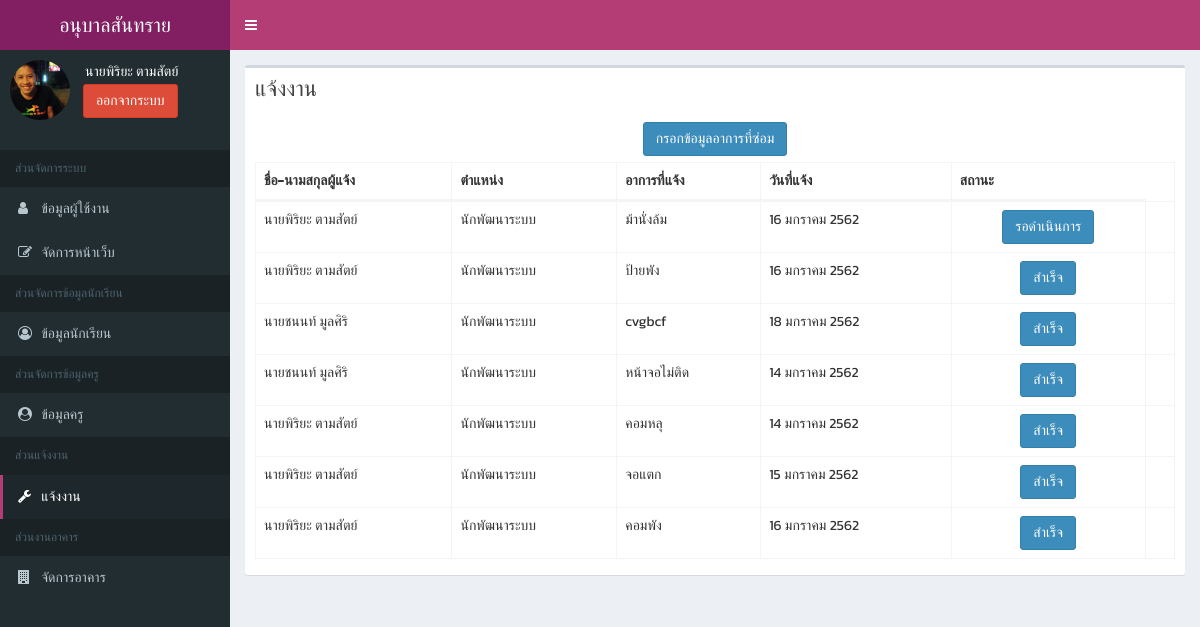
Page /main.php?page=it (signed in) on the committed database.
### tables this page shows
CREATE TABLE `tb_user` (
  `id` int(4) UNSIGNED ZEROFILL NOT NULL,
  `user_teacherID` varchar(13) NOT NULL,
  `user_IDCard` varchar(13) NOT NULL,
  `user_fname` varchar(100) NOT NULL,
  `user_lname` varchar(100) NOT NULL,
  `user_nname` varchar(30) NOT NULL,
  `user_sex` varchar(10) NOT NULL,
  `user_tel` varchar(10) NOT NULL,
  `user_address` text NOT NULL,
  `user_username` varchar(30) NOT NULL,
  `user_password` varchar(30) NOT NULL,
  `user_img` text NOT NULL,
  `user_lood` varchar(3) NOT NULL,
  `user_birdthday` date NOT NULL,
  `user_email` varchar(100) NOT NULL,
  `user_fan` varchar(30) NOT NULL
);

CREATE TABLE `tb_itfix` (
  `id` int(5) UNSIGNED ZEROFILL NOT NULL,
  `itfix_name` text NOT NULL,
  `itfix_position` text NOT NULL,
  `itfix_classroom` text NOT NULL,
  `itfix_room` varchar(255) NOT NULL,
  `itfix_symptom` text NOT NULL,
  `itfix_date` date NOT NULL,
  `itfix_method` text NOT NULL,
  `itfix_status` varchar(50) NOT NULL
);

### class/sansai.class.php (called while the page is built, shortened)
<?php
  class System {
    function showItfix(){
      $sql="SELECT * FROM tb_itfix ORDER BY id DESC";
             global $mysqli;
      $obj = array();
      $res = $mysqli->query($sql) or die("SQL Error: <br>".$sql."<br>".$mysqli->error);
      while ($data = $res->fetch_assoc()) {
        $obj[] = $data;
      }
      return $obj;
    }
    }
 ?>

### class/date.class.php (called while the page is built, shortened)
<?php
$month_name = array( "","มกราคม","กุมภาพันธ์","มีนาคม","เมษายน","พฤษภาคม","มิถุนายน", "กรกฎาคม","สิงหาคม","กันยายน","ตุลาคม","พฤศจิกายน","ธันวาคม");
function DBThaiLongDate($d){
    global $month_name;
    $d1=explode("-",$d);
    return intval($d1[2]) . " " . $month_name[intval($d1[1])] . " " . (intval($d1[0]) + 543);
}

### page/it/main.php (the view)
<?php
  $fuc=new System();
  $itfix = $fuc->showItfix();
?>
<section class="content-header">
  <div class="row">
        <div class="col-xs-12">
          <div class="box">
            <div class="box-header">
              <h3 class="box-title">แจ้งงาน</h3>
            </div>
            <div class="box-body">
              <div class="row" >
                <div class="col-md-12" align="center">
                    <?php include('insert.php'); ?>
                </div>
              </div>
              <table id="example1" class="table table-bordered table-hover">
                <thead>
                <tr>
                  <th>ชื่อ-นามสกุลผู้แจ้ง</th>
                  <th>ตำแหน่ง</th>
                  <th>อาการที่แจ้ง</th>
                  <th>วันที่แจ้ง</th>
                  <th>สถานะ</th>
                </tr>
                </thead>
                <tbody>
                  <?php
                     foreach ($itfix as $showitfix){
                     ?>
                  <tr>
                    <td><?=$showitfix['itfix_name']?></td>
                    <td><?=$showitfix['itfix_position']?></td>
                    <td><?=$showitfix['itfix_symptom']?></td>
                    <td><?=DBThaiLongDate($showitfix['itfix_date'])?></td>
                    <td class="text-center"><a href="main.php?page=edit&id=<?=$showitfix['id']?>"><input type="button"  class="btn btn-primary" value="<?=$showitfix['itfix_status']?>" <?php echo $name_data['user2_rankcheak'] != 'Developers' ? 'disabled' : ''; ?>></a></td>
                    <td></td>
                  </tr>
                  <?php  } ?>
              </tbody>
              </table>
            </div>
          </div>
        </div>
  </div>
</section>

### ux/sideber.php (shortened to what this page needs)
<?php
  $page=$_GET['page'];
  if ($page=='it') { $active_it='active'; }
?>
    <aside class="main-sidebar">
      <section class="sidebar">
        <div class="user-panel">
          <div class="pull-left image">
            <img src="img/<?=$name_data['user_img']?>" class="img-circle" alt="User Image">
          </div>
          <div class="pull-left info">
          <p>&nbsp;&nbsp;&nbsp;&nbsp;&nbsp;<?=$name_data['user_fname']?>&nbsp;<?=$name_data['user_lname']?></p>
              <form  action="logout.php" target="_self" method="post">
					     &nbsp;&nbsp;&nbsp;&nbsp;<input type="submit" name="logoutBtn" value="ออกจากระบบ" class="btn btn-danger ">
				    </form>
          </div>
        </div>
<br>
        <ul class="sidebar-menu" data-widget="tree">
            <li class="header">ส่วนจัดการระบบ</li>
                    <li class="<?=$active_user?>">
                      <a href="main.php?page=user">
                        <i class="fa fa-user"></i> <span>ข้อมูลผู้ใช้งาน</span>
                      </a>
                    </li>
                    <li class="<?=$active_website?>" style="<?php echo $name_data['user2_rankcheak'] != 'Developers' ? 'display:none;' : ''; ?>">
                      <a href="main.php?page=website">
                        <i class="fa fa-edit"></i> <span>จัดการหน้าเว็บ</span>
                      </a>
                    </li>
              <li class="header">ส่วนจัดการข้อมูลนักเรียน</li>
                  <li class="<?=$active_student?>">
                    <a href="main.php?page=student">
                      <i class="fa fa-user-circle-o"></i> <span>ข้อมูลนักเรียน</span>
                    </a>
                  </li>
              <li class="header">ส่วนจัดการข้อมูลครู</li>
                  <li class="<?=$active_teacher?>">
                    <a href="main.php?page=teacher">
                      <i class="fa fa-user-circle"></i> <span>ข้อมูลครู</span>
                    </a>
                  </li>
            <li class="header">ส่วนแจ้งงาน</li>
                    <li class="<?=$active_it?>">
                      <a href="main.php?page=it">
                        <i class="fa fa-wrench"></i> <span>แจ้งงาน</span>
                      </a>
                    </li>
            <li class="header" style="<?php echo $name_data['user2_rankcheak'] != 'Developers' ? 'display:none;' : ''; ?>">ส่วนงานอาคาร</li>
                  <li class="<?=$active_home?>" style="<?php echo $name_data['user2_rankcheak'] != 'Developers' ? 'display:none;' : ''; ?>">
                        <a href="main.php?page=home">
                          <i class="fa fa-building"></i> <span>จัดการอาคาร</span>
                        </a>
                  </li>
      </ul>
      </section>
    </aside>

### rows in the picture
tb_user: user_img (picture), user_fname "นายพิริยะ", user_lname "ตามสัตย์"
tb_itfix: itfix_name "นายพิริยะ ตามสัตย์", itfix_position "นักพัฒนาระบบ", itfix_symptom "ม้านั่งล้ม", itfix_date "16 มกราคม 2562", itfix_status "รอดำเนินการ"
tb_itfix: itfix_name "นายพิริยะ ตามสัตย์", itfix_position "นักพัฒนาระบบ", itfix_symptom "ป้ายพัง", itfix_date "16 มกราคม 2562", itfix_status "สำเร็จ"
tb_itfix: itfix_name "นายชนนท์ มูลศิริ", itfix_position "นักพัฒนาระบบ", itfix_symptom "cvgbcf", itfix_date "18 มกราคม 2562", itfix_status "สำเร็จ"
tb_itfix: itfix_name "นายชนนท์ มูลศิริ", itfix_position "นักพัฒนาระบบ", itfix_symptom "หน้าจอไม่ติด", itfix_date "14 มกราคม 2562", itfix_status "สำเร็จ"
tb_itfix: itfix_name "นายพิริยะ ตามสัตย์", itfix_position "นักพัฒนาระบบ", itfix_symptom "คอมหลุ", itfix_date "14 มกราคม 2562", itfix_status "สำเร็จ"
tb_itfix: itfix_name "นายพิริยะ ตามสัตย์", itfix_position "นักพัฒนาระบบ", itfix_symptom "จอแตก", itfix_date "15 มกราคม 2562", itfix_status "สำเร็จ"
tb_itfix: itfix_name "นายพิริยะ ตามสัตย์", itfix_position "นักพัฒนาระบบ", itfix_symptom "คอมพัง", itfix_date "16 มกราคม 2562", itfix_status "สำเร็จ"
